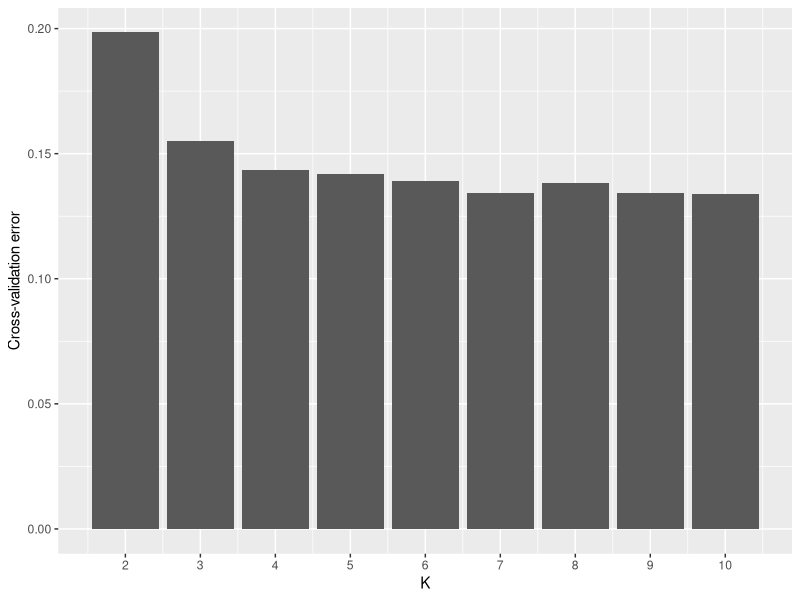

Source code (R):
library(ggplot2)
setwd("/Users/adamfreedman/Dropbox/Trachylepis/admixture")
data<-read.table("CrossValidationErrorTable.tsv",header=TRUE)
p<-ggplot(data=data, aes(x=K, y=CVerror)) + geom_bar(stat="identity") + ylab("Cross-validation error") + scale_x_continuous(breaks=c(2,3,4,5,6,7,8,9,10,11,12))

ggsave("trachylepis_admixture_CVerror.pdf",width=5,height=3)